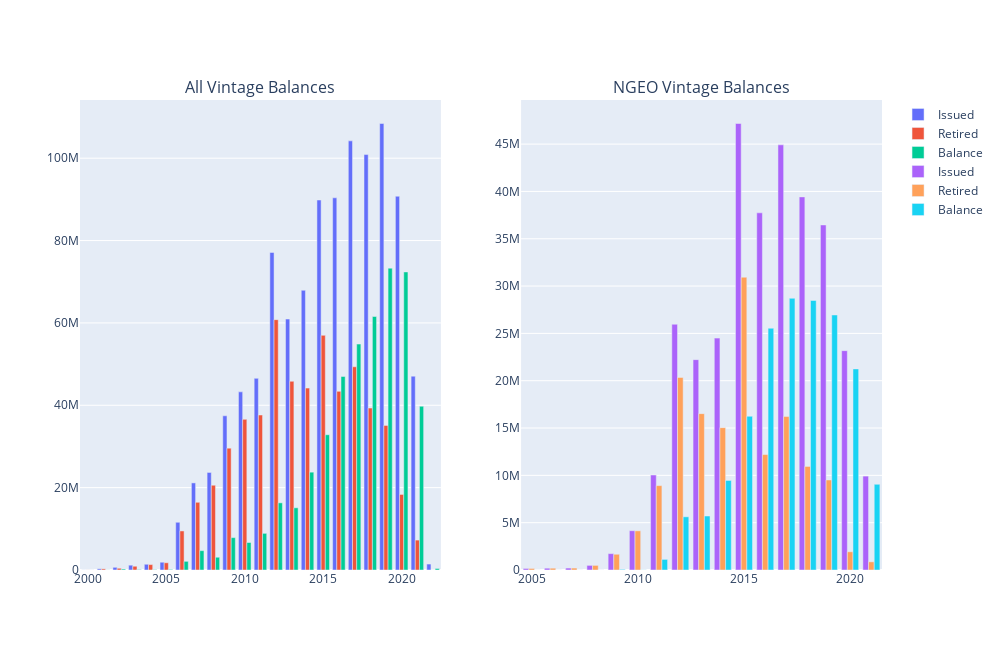

Notebook code for this chart:
### Code cell
fig = make_subplots(rows=1, cols=2, subplot_titles=("All Vintage Balances","NGEO Vintage Balances"))

df_all = balance_subplots(method='All')
for col in list(df_all)[1:]:
#    #print(col)
    fig.add_trace(go.Bar(x=df_all.Vintage, y=df_all[col], name = col), row=1, col=1)
    
df_ngeo = balance_subplots(method='NGEO')
for col in list(df_ngeo)[1:]:
#    #print(col)
    fig.add_trace(go.Bar(x=df_ngeo.Vintage, y=df_ngeo[col], name = col), row=1, col=2)
    
fig.update_layout(height=850, width=1400)
fig.show()

### Figure 1 — Plotly figure (JSON) as saved in the notebook; plotly's stock layout.template omitted (floating-point values rounded to 4 significant figures)
{"data": [{"name": "Issued", "type": "bar", "x": [2000, 2001, 2002, 2003, 2004, 2005, 2006, 2007, 2008, 2009, 2010, 2011, 2012, 2013, 2014, 2015, 2016, 2017, 2018, 2019, 2020, 2021, 2022], "xaxis": "x", "y": [12167, 291241, 654211, 1171206, 1394715, 1889530, 11589878, 21152435, 23690156, 37448476, 43260712, 46541194, 77110992, 60942950, 67928365, 89847919, 90383428, 104212212, 100884825, 108427829, 90763121, 47072590, 1445472], "yaxis": "y"}, {"name": "Retired", "type": "bar", "x": [2000, 2001, 2002, 2003, 2004, 2005, 2006, 2007, 2008, 2009, 2010, 2011, 2012, 2013, 2014, 2015, 2016, 2017, 2018, 2019, 2020, 2021, 2022], "xaxis": "x", "y": [12167, 273625, 422408, 913046, 1315536, 1755042, 9483292, 16443731, 20582541, 29579966, 36582456, 37635469, 60800133, 45824513, 44170910, 56987010, 43383507, 49351133, 39327482, 35116259, 18347876, 7265865, 4853], "yaxis": "y"}, {"name": "Balance", "type": "bar", "x": [2000, 2001, 2002, 2003, 2004, 2005, 2006, 2007, 2008, 2009, 2010, 2011, 2012, 2013, 2014, 2015, 2016, 2017, 2018, 2019, 2020, 2021, 2022], "xaxis": "x", "y": [0, 17616, 231803, 118875, 79179, 134488, 2106586, 4699901, 3097803, 7860894, 6678256, 8903501, 16310859, 15107647, 23757455, 32852066, 46999921, 54861079, 61557343, 73303856, 72383756, 39771966, 365810], "yaxis": "y"}, {"name": "Issued", "type": "bar", "x": [2005, 2006, 2007, 2008, 2009, 2010, 2011, 2012, 2013, 2014, 2015, 2016, 2017, 2018, 2019, 2020, 2021], "xaxis": "x2", "y": [162219, 190864, 204477, 488025, 1729272, 4152023, 10036111, 25965034, 22228157, 24500693, 47177287, 37739573, 44924271, 39422663, 36458636, 23174359, 9921632], "yaxis": "y2"}, {"name": "Retired", "type": "bar", "x": [2005, 2006, 2007, 2008, 2009, 2010, 2011, 2012, 2013, 2014, 2015, 2016, 2017, 2018, 2019, 2020, 2021], "xaxis": "x2", "y": [162219, 190864, 204394, 486980, 1663573, 4139659, 8914712, 20344705, 16522312, 15038376, 30935297, 12196822, 16212876, 10942036, 9511673, 1926237, 863468], "yaxis": "y2"}, {"name": "Balance", "type": "bar", "x": [2005, 2006, 2007, 2008, 2009, 2010, 2011, 2012, 2013, 2014, 2015, 2016, 2017, 2018, 2019, 2020, 2021], "xaxis": "x2", "y": [0, 0, 83, 1045, 65699, 12364, 1121399, 5620329, 5705845, 9462317, 16241990, 25542751, 28711395, 28480627, 26946963, 21248122, 9058164], "yaxis": "y2"}], "layout": {"annotations": [{"font": {"size": 16}, "showarrow": false, "text": "All Vintage Balances", "x": 0.225, "xanchor": "center", "xref": "paper", "y": 1, "yanchor": "bottom", "yref": "paper"}, {"font": {"size": 16}, "showarrow": false, "text": "NGEO Vintage Balances", "x": 0.775, "xanchor": "center", "xref": "paper", "y": 1, "yanchor": "bottom", "yref": "paper"}], "height": 650, "width": 1000, "xaxis": {"anchor": "y", "domain": [0, 0.45]}, "xaxis2": {"anchor": "y2", "domain": [0.55, 1]}, "yaxis": {"anchor": "x", "domain": [0, 1]}, "yaxis2": {"anchor": "x2", "domain": [0, 1]}}}
